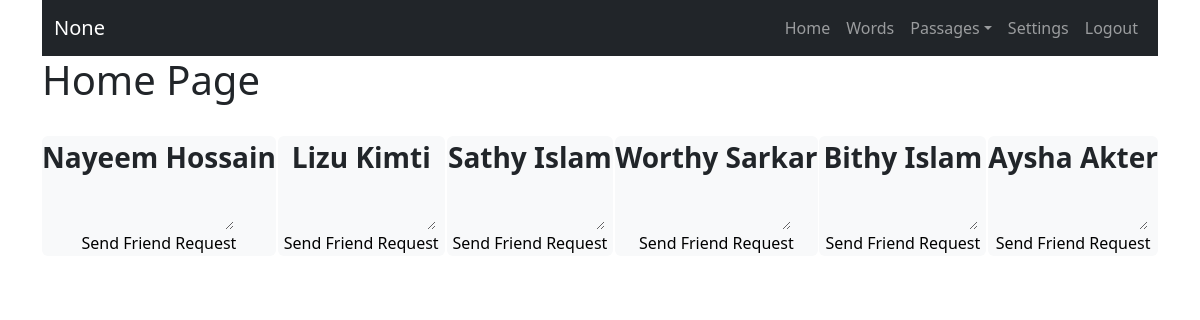
Page / (signed in) on the committed database.
### user/models.py (models this page shows, shortened)
class User(AbstractUser):
    phone = models.CharField(max_length=100, null=True, blank=True)
    gender = models.CharField(max_length=10, choices=ghelp.list_to_tuple(CHOICE.GENDER), blank=True, null=True)
    user_type = models.CharField(max_length=20, choices=ghelp.list_to_tuple(CHOICE.USER_TYPE), default='General')
    @property
    def full_name(self):
        name = None
        if self.first_name and self.last_name: name = f'{self.first_name} {self.last_name}'
        else:
            if self.first_name: name = self.first_name
            else:
                if self.last_name: name = self.last_name
        return name
    @property
    def short_name(self):
        name = None
        if self.first_name: name = self.first_name
        else:
            if self.last_name: name = self.last_name
        return name

### dictionary/views.py (the view)
# urls.py: path('', views.home, name='home'),
def home(request):
    html_path = 'dictionary/home.html'
    context = {
        'title': 'Home',
        'user': request.user,
        'nav_links': {
            'auth': {
                'home': ghelp.nav_links(key='home', user=request.user),
                'view_passage': ghelp.nav_links(key='view_passage'),
                'add_passage': ghelp.nav_links(key='add_passage'),
                'words': ghelp.nav_links(key='words'),
                'settings': ghelp.nav_links(key='settings'),
                'logout': ghelp.nav_links(key='logout')
            },
            'unauth': {
                'login': ghelp.nav_links(key='login'),
                'register': ghelp.nav_links(key='register'),
            }
        },
        'potential_friends': ghelp.users_to_send_friend_request(MODELS_USER.User, MODELS_USER.UserFriend, MODELS_USER.FriendRequest, request.user) if request.user.is_authenticated else [],
        'friend_requests': request.user.requested_to_users.all() if request.user.is_authenticated else []
    }
    return render(request, html_path, context=context)

### help/common/generic.py (called while the page is built)
    def users_to_send_friend_request(self, User, Userfriend, Friendrequest, loggedin_user):
        friend_ids = Userfriend.objects.filter(
            Q(user=loggedin_user) | Q(friend=loggedin_user)
        ).values_list('user_id', 'friend_id')
        friend_ids = {id for pair in friend_ids for id in pair if id != loggedin_user.id}
        pending_ids = Friendrequest.objects.filter(
            Q(user=loggedin_user) | Q(requested_to=loggedin_user)
        ).values_list('user_id', 'requested_to_id')
        pending_ids = {id for pair in pending_ids for id in pair if id != loggedin_user.id}
        excluded_ids = friend_ids.union(pending_ids)
        potential_friends = User.objects.exclude(
            Q(id=loggedin_user.id) | Q(id__in=excluded_ids) | Q(is_superuser=True)
        )
        return potential_friends

### templates/dictionary/home.html (shortened to what this page needs)
{% extends 'base.html' %}
{% block navbar %}
  <nav class="navbar navbar-expand-lg navbar-dark navbar-sticky-top">
      <div class="container-fluid">
          <a class="navbar-brand" href="{% url nav_links.auth.home.name %}">{{nav_links.auth.home.level}}</a>
          <div class="collapse navbar-collapse" id="navbarNav">
              <ul class="navbar-nav ms-auto">
                  {% if user.is_authenticated %}
                      <li class="nav-item"><a class="nav-link" href="{% url nav_links.auth.home.name %}">Home</a></li>
                      <li class="nav-item"><a class="nav-link" href="{% url nav_links.auth.words.name %}">{{nav_links.auth.words.level}}</a></li>
                      <li class="nav-item dropdown">
                          <a class="nav-link dropdown-toggle" href="#" id="passagesDropdown" role="button" data-bs-toggle="dropdown" aria-expanded="false">Passages</a>
                      </li>
                      <li class="nav-item"><a class="nav-link" href="{% url nav_links.auth.settings.name %}">{{nav_links.auth.settings.level}}</a></li>
                      <li class="nav-item"><a class="nav-link" href="{% url nav_links.auth.logout.name %}">{{nav_links.auth.logout.level}}</a></li>
                  {% else %}
                      <li class="nav-item"><a class="nav-link" href="{% url nav_links.unauth.login.name %}">{{nav_links.unauth.login.level}}</a></li>
                      <li class="nav-item"><a class="nav-link" href="{% url nav_links.unauth.register.name %}">{{nav_links.unauth.register.level}}</a></li>
                  {% endif %}
              </ul>
          </div>
      </div>
  </nav>
{% endblock %}
{% block body %}
  <h1>Home Page</h1>
  {% if user.is_authenticated  %}
    <div class="d-flex justify-content-between flex-wrap mt-3">
      {% for potential_friend in potential_friends %}
        <div class="d-flex flex-column bg-light rounded">
          <div class="d-flex justify-content-center align-items-center">
            <span class="fs-3 fw-bold">{{potential_friend.full_name}}</span>
          </div>
          <form method="POST" action="{% url 'send-friend-request' potential_friend.id %}" class="d-inline d-flex flex-column">
            <div class="d-flex justify-content-center align-items-center">
              <textarea class="transparent-input fw-bold" style="width: 150px;" rows="2" name="request_message"></textarea>
            </div>
            <div class="d-flex justify-content-center align-items-center">
              <button type="submit" style="border: none; background-color: transparent; cursor: pointer;">Send Friend Request</button>
            </div>
          </form>
        </div>
      {% endfor %}
    </div>
  {% else %}
    <h1>To Explore Login.</h1>
  {% endif %}
{% endblock %}

### templates/base.html (style rules this page uses)
.navbar-sticky-top { position: sticky; top: 0; background-color: #212529; }
.transparent-input { background: transparent; border: none; transition: border 0.3s ease; }
.transparent-input::placeholder { color: transparent; transition: opacity 0.3s ease; }

### rows in the picture
User: full_name "Nayeem Hossain"
User: full_name "Lizu Kimti"
User: full_name "Sathy Islam"
User: full_name "Worthy Sarkar"
User: full_name "Bithy Islam"
User: full_name "Aysha Akter"

### other values in the picture
{{ nav_links.auth.home.level }} "None"
{{ nav_links.auth.words.level }} "Words"
{{ nav_links.auth.settings.level }} "Settings"
{{ nav_links.auth.logout.level }} "Logout"
